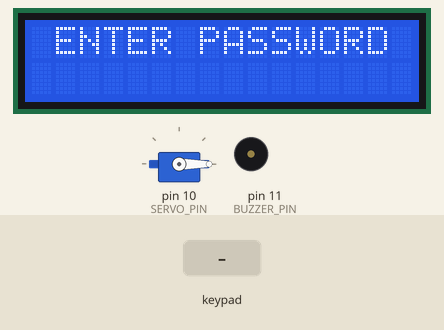
The sketch below on a simulated Arduino Uno, built with avr-gcc and run on an emulated ATmega328P. Shown: servo, 16×2 character LCD, buzzer (waves = sounding, pin HIGH). The inputs (shaded band) are chosen by the test bench.

Above: at 4.2 s.
4.3 s: keypad keys 3 4 5 6 7 8 pressed 0.4 s apart
At 7.3 s:
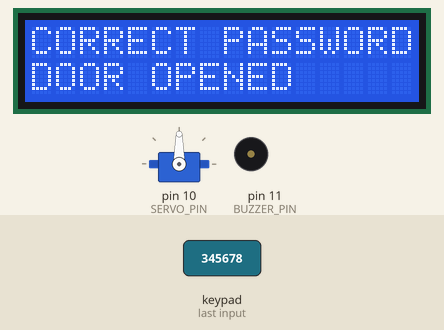
8.2 s: key 'D' pressed
At 10.5 s:
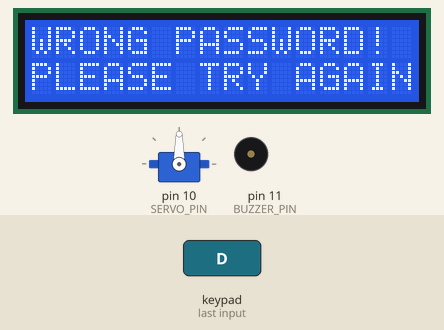
10.6 s: keypad keys 3 4 5 6 7 8 # pressed 0.4 s apart
At 14.2 s:
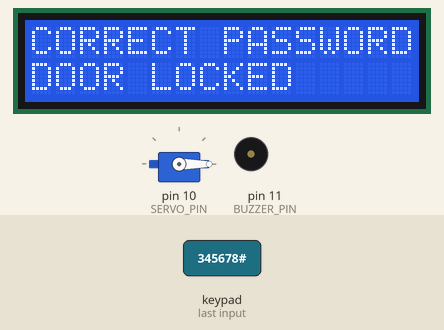
14.9 s: keypad keys 3 4 5 6 7 8 * pressed 0.4 s apart
At 16.76 s:
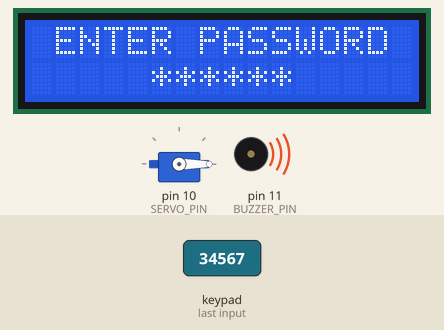
20.7 s: keypad keys 3 4 5 6 7 8 D pressed 0.4 s apart
At 20.97 s:
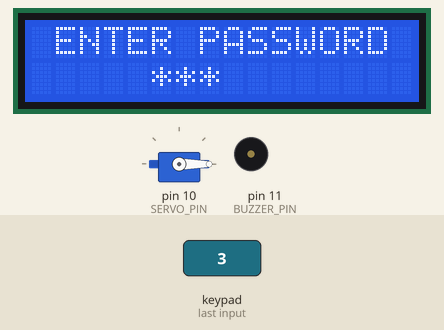
26.5 s: keypad keys 2 3 4 5 D pressed 0.4 s apart
At 29.11 s:
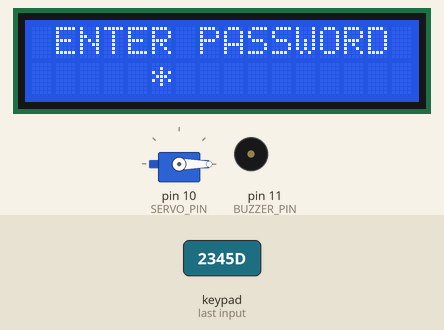
Timing chart, 0 to 32.3 s (numbered marks = the images above; inputs shaded):
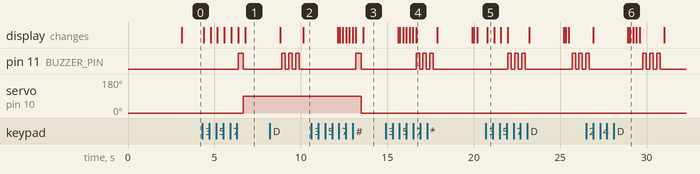

The sketch:

arduino_code_keypad.ino
```cpp
#include <Servo.h>
#include <LiquidCrystal_I2C.h>
#include <Keypad.h>
#include <Password.h>

#define BUZZER_PIN 11
#define SERVO_PIN 10

Servo servo;
LiquidCrystal_I2C lcd(0x27, 16, 2);

String newPasswordString;
char newPassword[6];
byte cursorPosition = 5;
bool doorLocked = true;

Password password = Password("345678");
byte maxPasswordLength = 6;
byte currentPasswordLength = 0;

const byte ROWS = 4;
const byte COLS = 4;
char keys[ROWS][COLS] = {
  {'D', 'C', 'B', 'A'},
  {'#', '9', '6', '3'},
  {'0', '8', '5', '2'},
  {'*', '7', '4', '1'}
};
byte rowPins[ROWS] = {2, 3, 4, 5};
byte colPins[COLS] = {6, 7, 8, 9};

Keypad keypad = Keypad(makeKeymap(keys), rowPins, colPins, ROWS, COLS);

void setup() {
  Serial.begin(9600);
  pinMode(BUZZER_PIN, OUTPUT);
  servo.attach(SERVO_PIN);
  servo.write(0);
  lcd.init();
  lcd.backlight();
  lcd.setCursor(3, 0);
  lcd.print("WELCOME TO");
  lcd.setCursor(0, 1);
  lcd.print("LOCKER SYSTEM");
  delay(3000);
  lcd.clear();
}

void loop() {
  lcd.setCursor(1, 0);
  lcd.print("ENTER PASSWORD");
  char key = keypad.getKey();
  if (key != NO_KEY) {
    delay(60);
    handleKeyPress(key);
  }
}

void handleKeyPress(char key) {
  if (key == 'C') {
    resetPassword();
  } else if (key == 'D') {
    toggleDoor();
  } else {
    processNumberKey(key);
  }
}

void processNumberKey(char key) {
  lcd.setCursor(cursorPosition, 1);
  lcd.print("*");
  cursorPosition++;
  if (cursorPosition == 11) {
    cursorPosition = 5;
  }
  currentPasswordLength++;
  password.append(key);
  if (currentPasswordLength == maxPasswordLength) {
    checkPassword();
  }
}

void checkPassword() {
  if (password.evaluate()) {
    if (doorLocked) {
      doorAction("DOOR OPENED", 90);
      doorLocked = false;
    } else {
      doorAction("DOOR LOCKED", 0);
      doorLocked = true;
    }
  } else {
    displayError();
  }
  resetPassword();
}

void toggleDoor() {
  if (password.evaluate()) {
    if (doorLocked) {
      doorAction("DOOR OPENED", 90);
      doorLocked = false;
    } else {
      doorAction("DOOR LOCKED", 0);
      doorLocked = true;
    }
  } else {
    displayError();
    resetPassword();
  }
}

void doorAction(String message, int position) {
  digitalWrite(BUZZER_PIN, HIGH);
  delay(300);
  digitalWrite(BUZZER_PIN, LOW);
  servo.write(position);
  delay(100);
  lcd.setCursor(0, 0);
  lcd.print("CORRECT PASSWORD");
  lcd.setCursor(0, 1);
  lcd.print(message);
  delay(2000);
  lcd.clear();
  cursorPosition = 5;
}

void displayError() {
  for (int i = 0; i < 3; i++) {
    digitalWrite(BUZZER_PIN, HIGH);
    delay(200);
    digitalWrite(BUZZER_PIN, LOW);
    delay(200);
  }
  lcd.setCursor(0, 0);
  lcd.print("WRONG PASSWORD!");
  lcd.setCursor(0, 1);
  lcd.print("PLEASE TRY AGAIN");
  delay(2000);
  lcd.clear();
  cursorPosition = 5;
}

void resetPassword() {
  password.reset();
  currentPasswordLength = 0;
  lcd.clear();
  cursorPosition = 5;
}
```

Measured:
- after the input at 4.3 s, pin 11 (BUZZER_PIN): LOW → HIGH after 2.1 s, → LOW 0.30 s later; servo on pin 10 (SERVO_PIN): 0° → 90° after 2.4 s; the display: first changes after 0.07 s (image 1 shows a later state)
- after the input at 8.2 s, pin 11 (BUZZER_PIN): alternates HIGH for 0.20 s and LOW for 0.20 s, 6 changes in all, then stays LOW, starting after 0.70 s; the display: first differs from a run without the input after 1.9 s (image 2)
- after the input at 10.6 s, pin 11 (BUZZER_PIN): LOW → HIGH after 2.6 s, → LOW 0.30 s later; servo on pin 10 (SERVO_PIN): 90° → 0° after 2.9 s; the display: first differs from a run without the input after 1.6 s (image 3 shows a later state)
- after the input at 14.9 s, pin 11 (BUZZER_PIN): alternates HIGH for 0.20 s and LOW for 0.20 s, 6 changes in all, then stays LOW, starting after 1.8 s; the display: first differs from a run without the input after 1.0 s (image 4 shows a later state)
- after the input at 20.7 s, pin 11 (BUZZER_PIN): LOW → HIGH after 1.3 s, → LOW 0.20 s later, → HIGH 0.20 s later, → LOW 0.20 s later, … (11 changes in this stretch); the display: changes after 0.07 s (image 5)
- after the input at 26.5 s, the display: first differs from a run without the input after 2.5 s (image 6)
